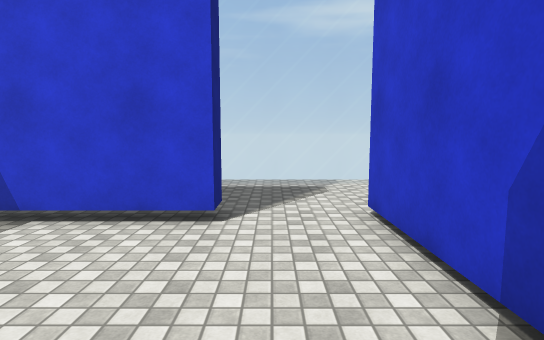
[1] (above)

23 first-person views from a walk through a 3-D level made in the Unity game engine. The camera is 1.5 m above the floor, tilts 6° down and sees 80° across. The floor is counted in squares, 1 m on a side. Each view is taken from the middle of a square. On the plan, view 1 faces up. The plan holds only what a view shows up to about 15 squares ahead; the rest is blank. The player character is not drawn. Surface patterns are stand-ins for the level's own textures.

[2]
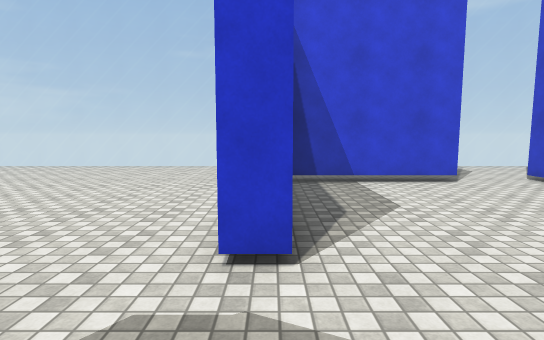

[3]
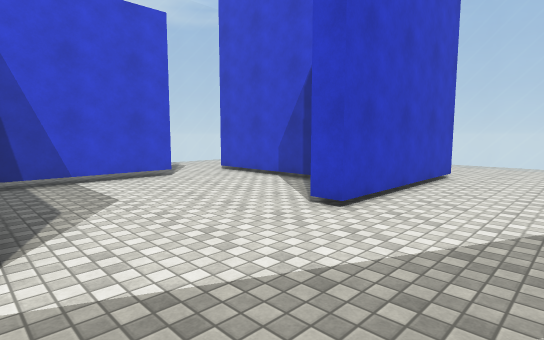

[4]
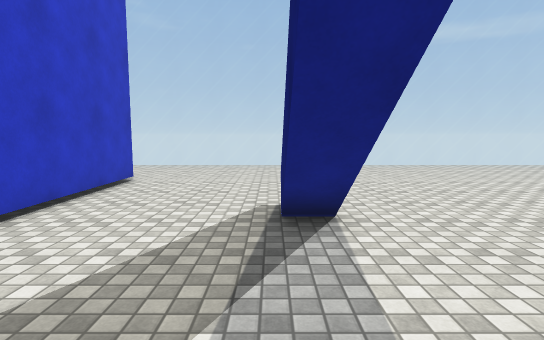

[5]
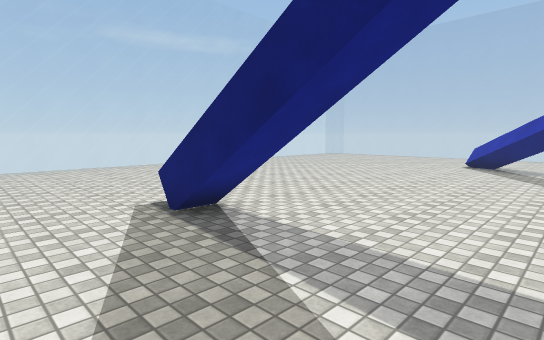

[6]
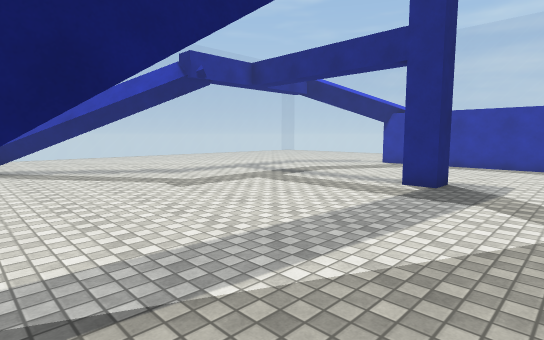

[7]
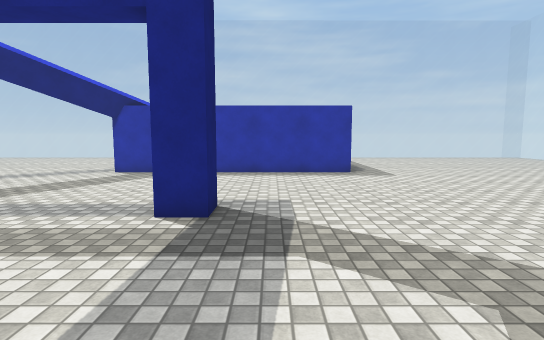

[8]
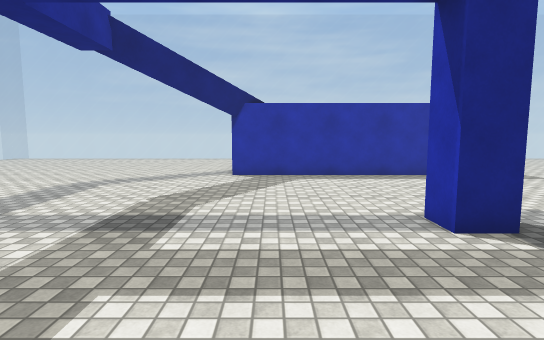

[9]
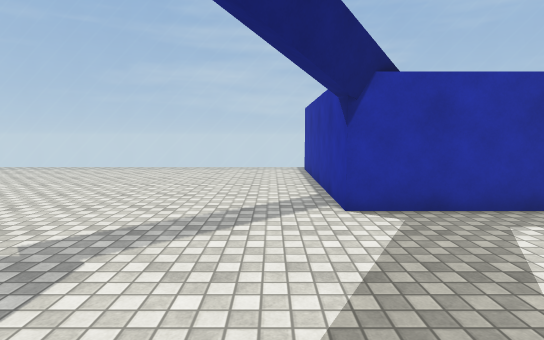

[10]
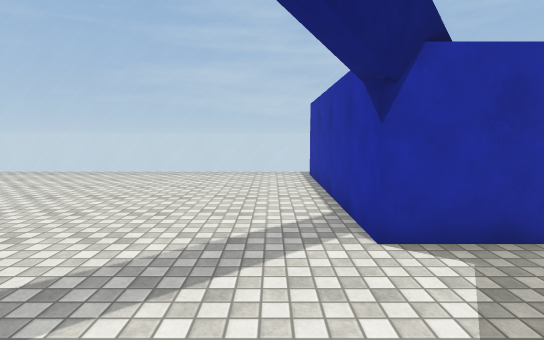

[11]
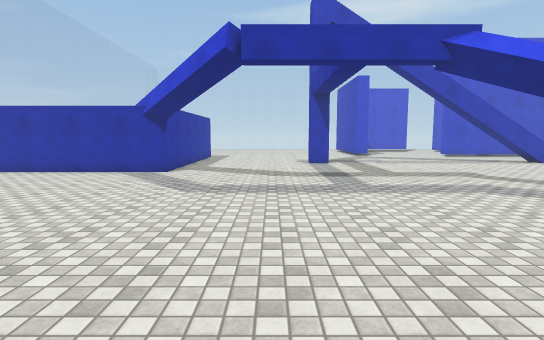

[12]
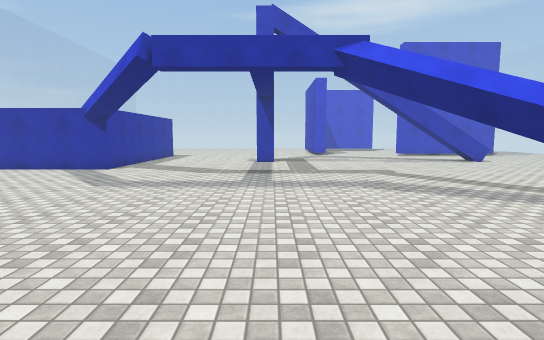

[13]
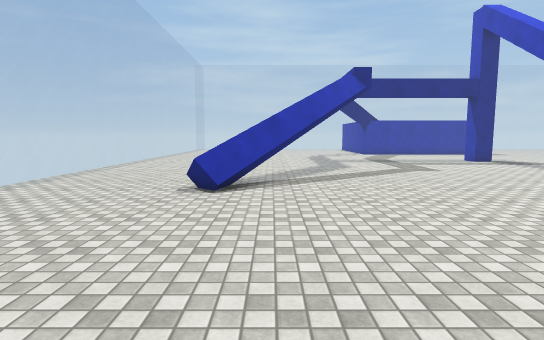

[14]
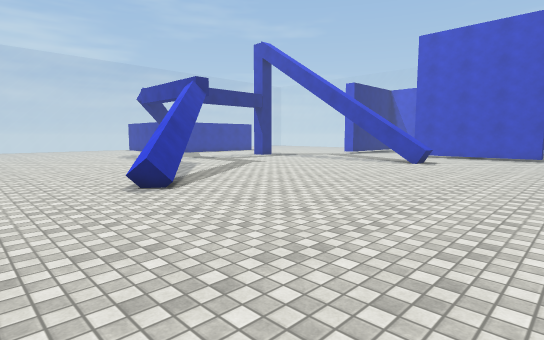

[15]
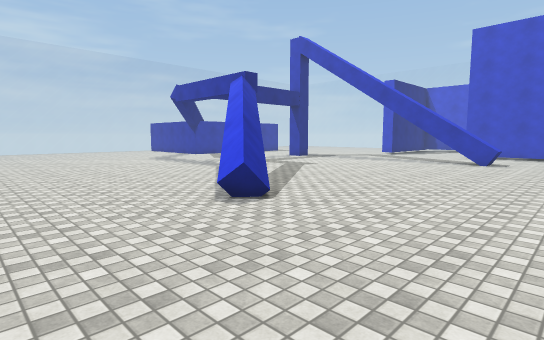

[16]
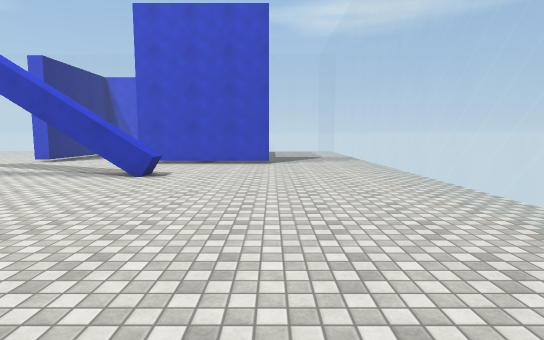

[17]
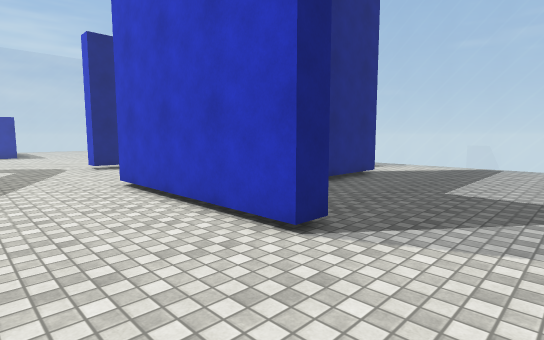

[18]
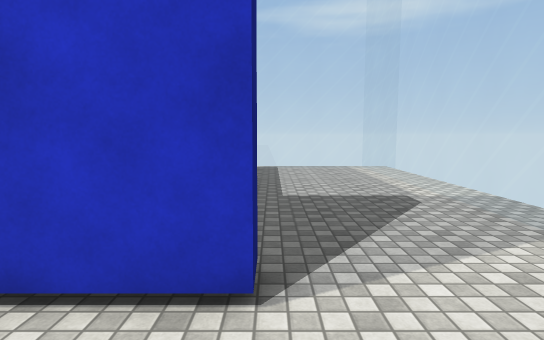

[19]
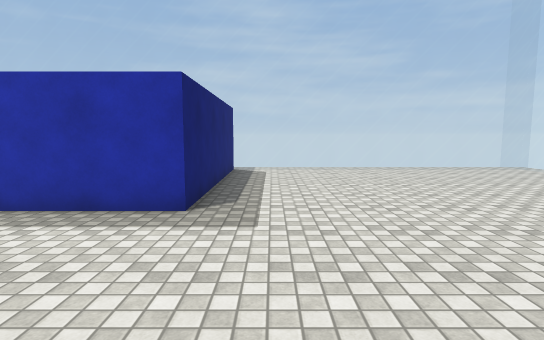

[20]
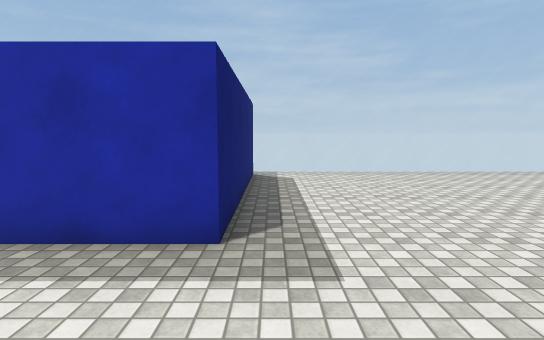

[21]
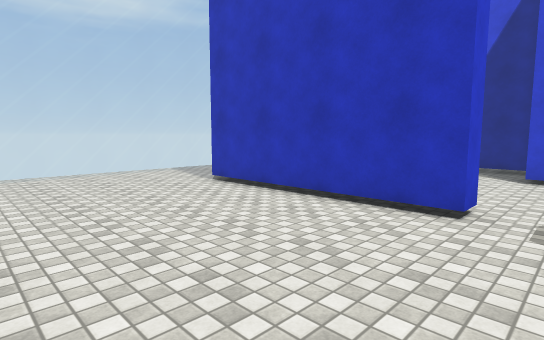

[22]
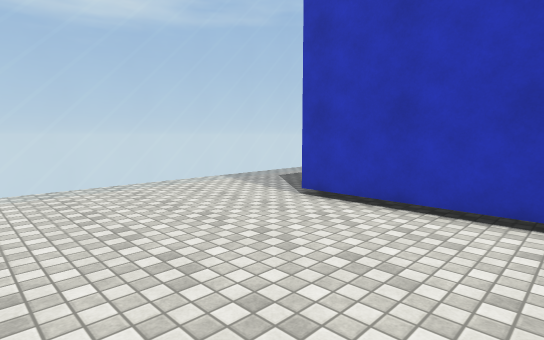

[23]
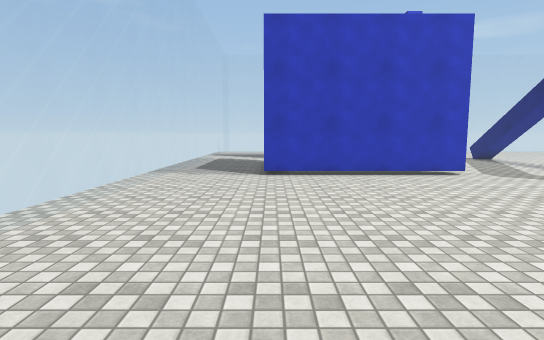

### Floor plan
Key: @ floor where view 1 was taken; # wall or solid block; . floor; = window, fence, low wall or low ledge; ^ raised ledge; T thing the floor can be seen under or through.
Columns run from 28 left of view 1 to 12 right of it. Each row starts with its distance up from view 1.
 11  =            ============ ===== ===
 10  ==      ================  ==============
  9 ==...     ...............  ...........==#
  8 ==.....   ..............   ...........==
  7 ==......  ............................==
  6 ==....... ...........#TTTTTT..##......==
  5 ==...................#........##......==
  4 ==...................#........##......==
  3 ==...................#........##......==
  2 ==...................#........# ......==
  1 ==...................#........# ......==
  0 ==...................#......@.#  .....=
 -1 ==...................#........#  .....=
 -2 ==.........................#######....=
 -3  =########............................==
 -4          #............................==
 -5          #............................==
 -6          #............................==
 -7          #......##........TTT^........==
 -8          #......##........TTT^........==
 -9          #............................==
-10          #............................==
-11          #............................==
-12  =########............................==
-13 ==....................................==
-14 ==....................................==
-15 ==....................................=
-16 ==....................................=
-17 ==....................................=
-18 ==....................................=
-19 ==.....................###..........  =
-20 ==......................###..........
-21 ==.......................##=.........
-22 ==........................^=.........
-23 ==......   ..........................
-24 ==...       ........................
-25 ==..          .....................
-26  =            .  .................  .
-27                  .   ..........  .
-28                      ======

Positions as (right, up) in squares from view 1, and headings:
1: (0, 0), facing up
2: (-7, -5), facing up
3: (-7, -6), facing up-right
4: (-5, -7), facing right
5: (-5, -4), facing down-right
6: (-1, -4), facing down-left
7: (-5, -6), facing left
8: (-6, -11), facing left
9: (-12, -14), facing left
10: (-14, -14), facing left
11: (-14, -26), facing up
12: (-11, -27), facing up
13: (8, -20), facing left
14: (8, -26), facing up-left
15: (5, -27), facing up-left
16: (6, -20), facing up
17: (9, -6), facing up-left
18: (6, -5), facing up
19: (-12, -1), facing left
20: (-14, -2), facing left
21: (-14, -3), facing up-right
22: (-14, 1), facing up-right
23: (-20, 6), facing right
